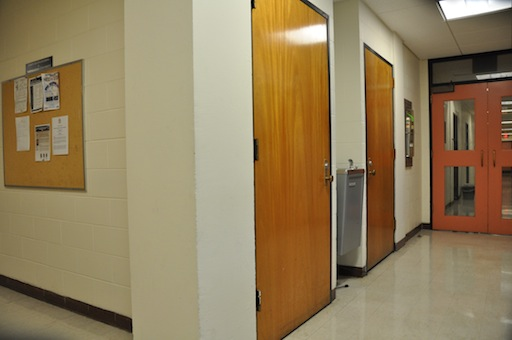
#> input picture image_Mosaicing/DanaHallWay1/DSC_0282.JPG, 512 x 340 px; its folder holds 3 pictures in this run
$ python sift_match.py
#> lines starting #> are read from the running program, lines starting #| are printed output that depends on the picture
import cv2
import numpy as np
import os
import matplotlib.pyplot as plt

# 获取文件夹信息
path = 'DanaHallWay1/'
path_list = os.listdir(path)
path_list.sort(key=lambda x:int(x.split('.')[0].split('_')[1]))
Num_dir=len(path_list)
# for i in range(Num_dir):
i=0
train = cv2.imread(os.path.join(path,path_list[i+1]),cv2.IMREAD_COLOR)
#> train is the input picture: shape (340, 512, 3); mean B, G, R 92.9, 127.6, 147.4
query = cv2.imread(os.path.join(path,path_list[i+2]),cv2.IMREAD_COLOR)
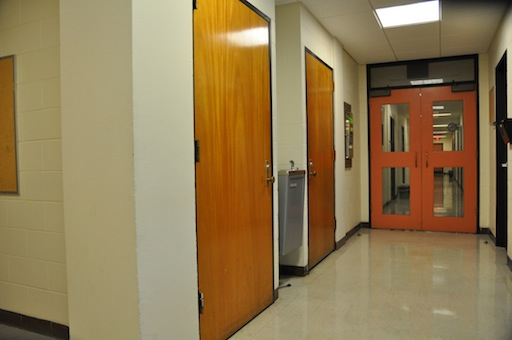
#> input picture image_Mosaicing/DanaHallWay1/DSC_0283.JPG, 512 x 340 px
#> query is the input picture: shape (340, 512, 3); mean B, G, R 83.2, 122.9, 145.3
# sift=cv2.xfeatures2d.SIFT_create()
sift=cv2.SIFT_create()
kp1,des1=sift.detectAndCompute(train,None)
#> kp1 = 242 keypoints; strongest (x, y, size): (253, 6, 3.1), (408, 118, 1.8), (346, 286, 2), (391, 65, 2)
kp2,des2=sift.detectAndCompute(query,None)
#> kp2 = 222 keypoints; strongest (x, y, size): (194, 7, 3), (504, 165, 2.2), (505, 54, 2.7), (413, 83, 3.3)
# FLANN parameters
FLANN_INDEX_KDTREE = 1
index_params = dict(algorithm = FLANN_INDEX_KDTREE, trees = 5)
search_params = dict(checks=50)   # or pass empty dictionary
flann = cv2.FlannBasedMatcher(index_params,search_params)
matches = flann.knnMatch(des1,des2,k=2)
#> matches = 242 matches
# Need to draw only good matches, so create a mask
matchesMask = [[0,0] for i in range(len(matches))]
#> matchesMask = 242 pairs, first value 0 to 0, second value 0 to 0
# ratio test as per Lowe's paper
for i,(m,n) in enumerate(matches):
#如果第一个邻近距离比第二个邻近距离的0.7倍小，则保留
    if m.distance < 0.7*n.distance:
        matchesMask[i]=[1,0]
#> after the loop, matchesMask = 242 pairs, first value 0 to 1, second value 0 to 0

draw_params = dict(matchColor = (0,255,0),
                   singlePointColor = (255,0,0),
                   matchesMask = matchesMask,
                   flags = 0)
#> draw_params = 4 items
img3 = cv2.drawMatchesKnn(train,kp1,query,kp2,matches,None,**draw_params)
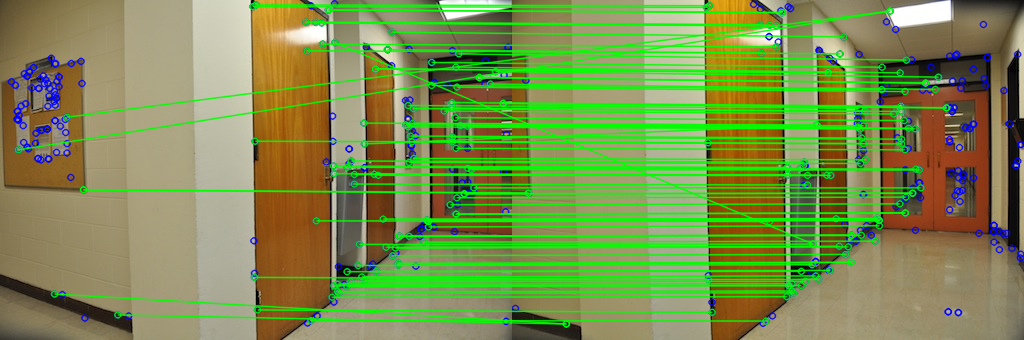
#> img3: shape (340, 1024, 3); mean B, G, R 78, 143.8, 122.6
plt.imshow(img3,),plt.show()
